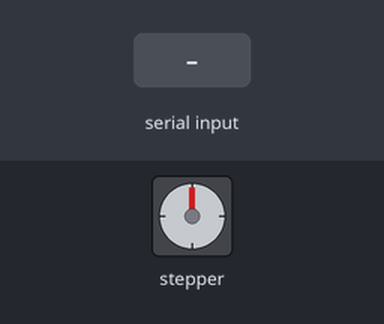
This sketch was run on a simulated Arduino Uno, built with avr-gcc and run on an emulated ATmega328P. On the bench: stepper motor. Wiring (inferred from the names in the program): stepper motor driver (200 steps per turn assumed): step pin 9; direction pin 10. The test bench sets the inputs (shaded band). What the sketch prints to the serial monitor is not drawn.

Above: at 1.3 s.
1.4 s: "P90\n" received over Serial
At 2.6 s:
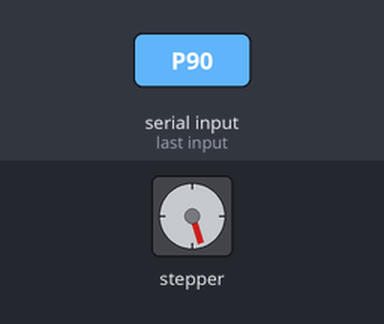
2.9 s: "P90\n" received over Serial
At 4.0 s:
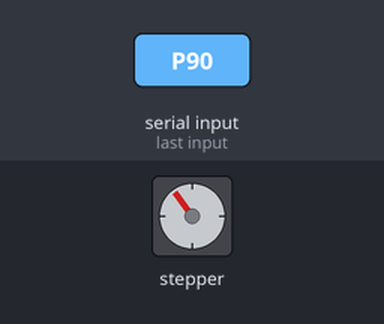
Timing chart, 0 to 5.9 s (numbered marks = the images above; inputs shaded):
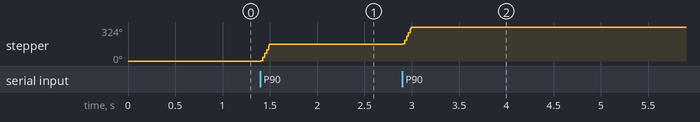

The sketch:

sifu_0527.ino
```cpp
// 电机控制引脚定义
const int PUL_PIN = 9;   // 脉冲输出引脚
const int DIR_PIN = 10;  // 方向控制引脚

// 全局变量
volatile long targetPulses = 0;  // 目标脉冲数
volatile long currentPulses = 0; // 当前已输出脉冲数
volatile unsigned long pulseInterval = 1000; // 脉冲间隔(微秒)，初始1kHz
volatile bool isRunning = false; // 电机运行状态
volatile bool direction = true;  // 运行方向 true=正转 false=反转

unsigned long lastPulseTime = 0; // 上一次脉冲输出时间

void setup() {
  // 初始化引脚
  pinMode(PUL_PIN, OUTPUT);
  pinMode(DIR_PIN, OUTPUT);
  digitalWrite(PUL_PIN, LOW);
  digitalWrite(DIR_PIN, HIGH); // 默认正转

  // 初始化串口，波特率9600
  Serial.begin(9600);
  Serial.println("Arduino电机控制器已就绪");
  Serial.println("指令格式:");
  Serial.println("F<频率> - 设置脉冲频率(Hz)");
  Serial.println("D<0/1> - 设置方向(0=反转,1=正转)");
  Serial.println("P<脉冲数> - 设置目标脉冲数并启动");
  Serial.println("S - 立即停止电机");
  Serial.println("R - 查询运行状态");
}

void loop() {
  // 处理串口指令
  if (Serial.available() > 0) {
    String cmd = Serial.readStringUntil('\n');
    cmd.trim(); // 去除首尾空白字符

    if (cmd.startsWith("F")) { // 设置频率
      int freq = cmd.substring(1).toInt();
      if (freq > 0 && freq <= 20000) { // 限制频率范围0-20kHz
        pulseInterval = 1000000 / freq;
        Serial.print("频率已设置为: ");
        Serial.print(freq);
        Serial.println(" Hz");
      } else {
        Serial.println("错误: 频率范围应为1-20000Hz");
      }
    }
    else if (cmd.startsWith("D")) { // 设置方向
      int dir = cmd.substring(1).toInt();
      direction = (dir == 1);
      digitalWrite(DIR_PIN, direction ? HIGH : LOW);
      Serial.print("方向已设置为: ");
      Serial.println(direction ? "正转" : "反转");
    }
    else if (cmd.startsWith("P")) { // 设置脉冲数并启动
      long pulses = cmd.substring(1).toInt();
      if (pulses > 0) {
        targetPulses = pulses;
        currentPulses = 0;
        isRunning = true;
        Serial.print("开始运行，目标脉冲数: ");
        Serial.println(targetPulses);
      } else {
        Serial.println("错误: 脉冲数必须大于0");
      }
    }
    else if (cmd == "S") { // 停止电机
      isRunning = false;
      currentPulses = 0;
      targetPulses = 0;
      digitalWrite(PUL_PIN, LOW);
      Serial.println("电机已停止");
    }
    else if (cmd == "R") { // 查询状态
      Serial.print("状态:");
      Serial.print(isRunning ? "运行中" : "停止");
      Serial.print(" 已输出脉冲:");
      Serial.print(currentPulses);
      Serial.print("/");
      Serial.println(targetPulses);
    }
    else {
      Serial.println("未知指令");
    }
  }

  // 电机脉冲输出主循环
  if (isRunning && currentPulses < targetPulses) {
    unsigned long now = micros();
    if (now - lastPulseTime >= pulseInterval) {
      // 输出一个脉冲
      digitalWrite(PUL_PIN, HIGH);
      delayMicroseconds(1); // 最小脉冲宽度
      digitalWrite(PUL_PIN, LOW);

      currentPulses++;
      lastPulseTime = now;

      // 运行完成
      if (currentPulses >= targetPulses) {
        isRunning = false;
        Serial.println("运行完成");
      }
    }
  }
}
```

Measured:
- after the input at 1.4 s, stepper: turns 162° clockwise, starting at once
- after the input at 2.9 s, stepper: turns 162° clockwise, starting at once
